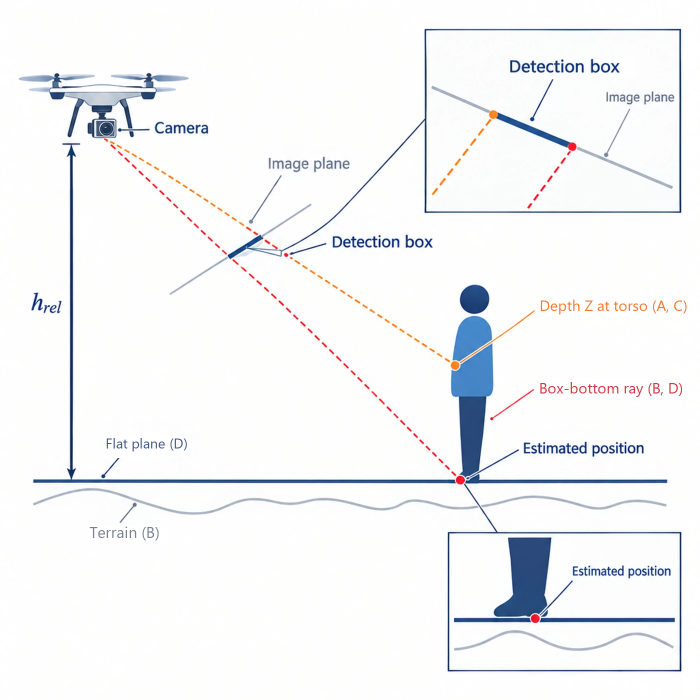
#> input picture Paper/figures/geometry_illustrated.png, 1400 x 1400 px (shown at 1/2 size)
$ python relabel_geometry_figure.py
#> lines starting #> are read from the running program, lines starting #| are printed output that depends on the picture
"""Rewrites the method letters on figures/geometry_illustrated.png after the flat plane stopped being Method B.

The four labels sit on white, so each is painted over and redrawn in Segoe UI at the size that reproduces the
original label's width. Run once; it edits the PNG in place. ponytail: label boxes are hard-coded for the 1400 px
illustration; re-measure them if the figure is ever regenerated.
"""
from pathlib import Path

from PIL import Image, ImageDraw, ImageFont

HERE = Path(__file__).resolve().parent
FONT = "C:/Windows/Fonts/segoeui.ttf"
# (search box, old text, new text)
LABELS = [((1074, 592, 1398, 642), "Depth Z at torso (A, D)", "Depth Z at torso (A, C)"),
          ((1074, 760, 1398, 808), "Box-bottom ray (B, C)", "Box-bottom ray (B, D)"),
          ((195, 870, 395, 912), "Flat plane (B)", "Flat plane (D)"),
          ((165, 1050, 335, 1092), "Terrain (C)", "Terrain (B)")]

im = Image.open(HERE / "figures/geometry_illustrated.png").convert("RGB")
#> im is the input picture: PIL image 1400x1400 RGB; mean R, G, B 243.6, 244.7, 246.5
px = im.load()
draw = ImageDraw.Draw(im)
for (x0, y0, x1, y1), old, new in LABELS:
    ink = [(x, y) for x in range(x0, x1) for y in range(y0, y1) if sum(px[x, y]) < 600]
    xs, ys = [p[0] for p in ink], [p[1] for p in ink]
    bx0, by0, bx1, by1 = min(xs), min(ys), max(xs) + 1, max(ys) + 1
    colour = sorted(px[x, y] for x, y in ink)[len(ink) // 2]
    size = 10
    while ImageFont.truetype(FONT, size + 1).getlength(old) <= bx1 - bx0:
        size += 1
    font = ImageFont.truetype(FONT, size)
    draw.rectangle((bx0 - 3, by0 - 3, bx1 + 3, by1 + 3), fill="white")
    l, t, _, _ = font.getbbox(new)
    draw.text((bx0 - l, by0 - t), new, fill=colour, font=font)
    print(f"{old!r} -> {new!r}: box {bx0},{by0},{bx1},{by1} size {size} colour {colour}")
#> this loop made 4 passes
#> (bx0, by0, bx1, by1, colour) on passes 1 to 4: (1082, 599, 1373, 629, (245, 120, 44)), (1081, 764, 1364, 794, (207, 55, 65)), (213, 876, 374, 903, (79, 98, 149)), (180, 1053, 317, 1081, (121, 130, 148))
#| 'Depth Z at torso (A, D)' -> 'Depth Z at torso (A, C)': box 1082,599,1373,629 size 25 colour (245, 120, 44)
#| 'Box-bottom ray (B, C)' -> 'Box-bottom ray (B, D)': box 1081,764,1364,794 size 25 colour (207, 55, 65)
#| 'Flat plane (B)' -> 'Flat plane (D)': box 213,876,374,903 size 23 colour (79, 98, 149)
#| 'Terrain (C)' -> 'Terrain (B)': box 180,1053,317,1081 size 26 colour (121, 130, 148)
im.save(HERE / "figures/geometry_illustrated.png")
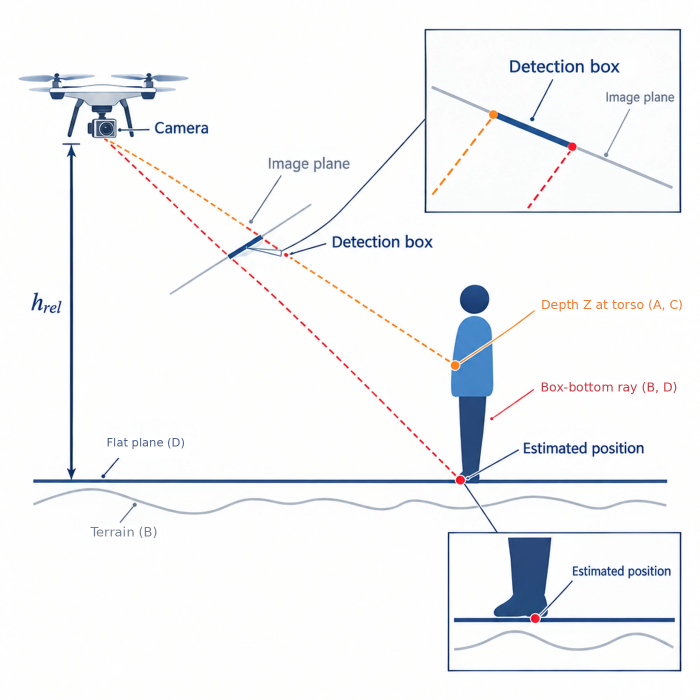
#> saved as geometry_illustrated.png: PIL image 1400x1400 RGB (shown at 1/2 size); mean R, G, B 243.6, 244.8, 246.5
